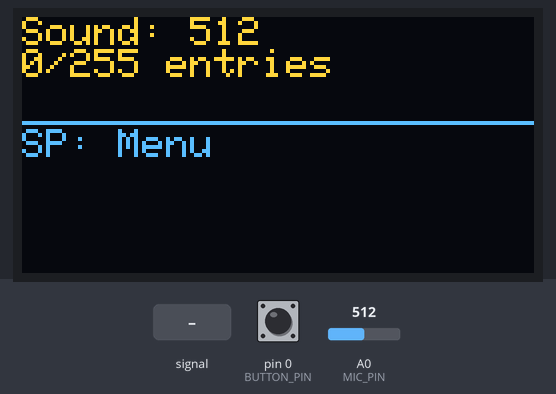
A sketch run on a simulated Arduino Uno, built for the host (arithmetic inside an expression is 32-bit, double 64-bit). Parts: 128×64 one-colour display. Inputs (shaded band) come from the test bench; at power-on: pin 0 (BUTTON_PIN) HIGH, A0 (MIC_PIN) = 512. The OLED is the two-colour kind (top 16 rows yellow); EEPROM starts erased; what the sketch prints to the serial monitor is not drawn.

Above: at 2.2 s.
2.3 s: pin 0 (BUTTON_PIN) pulled LOW for 0.15 s
At 2.9 s:
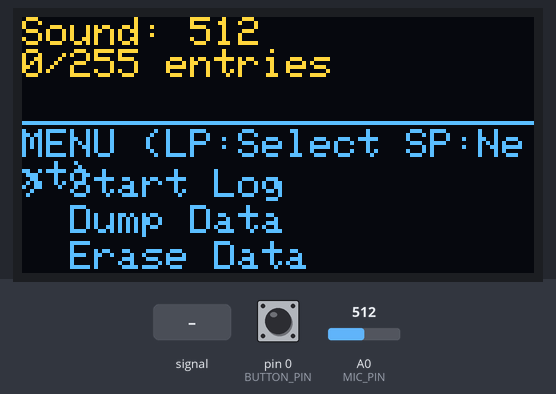
4.0 s: A0 (MIC_PIN) fed a 200 Hz sine of ±81 counts around its level
At 4.21 s:
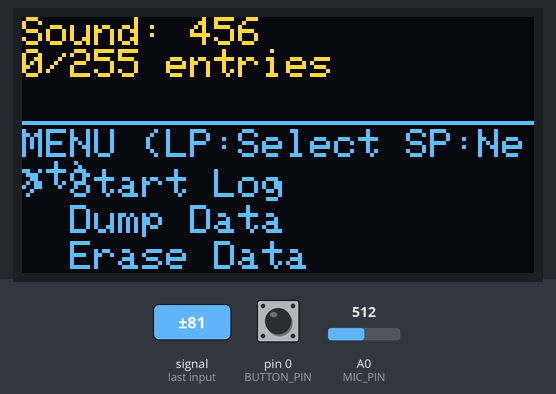
6.5 s: pin 0 (BUTTON_PIN) pulled LOW for 3.2 s
At 10.01 s:
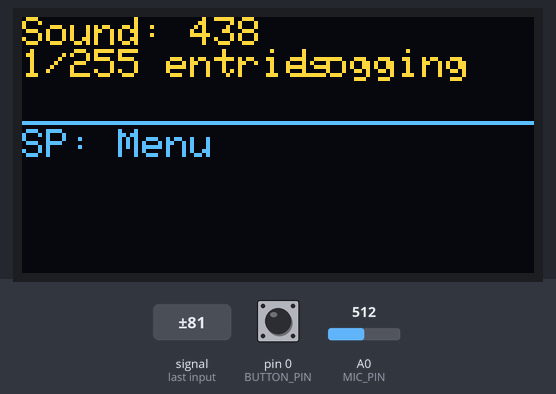
10.3 s: A0 (MIC_PIN) set to 716
At 11.3 s:
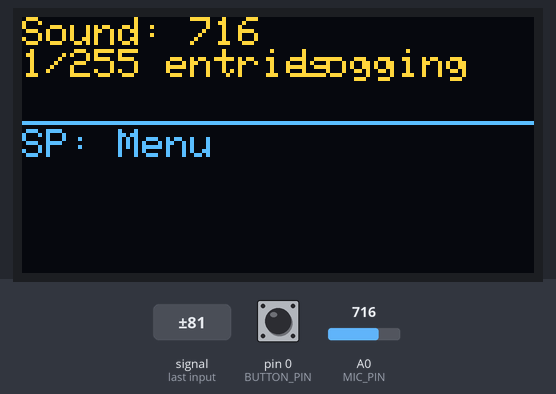
13.3 s: A0 (MIC_PIN) fed a 1000 Hz sine of ±255 counts around its level
At 13.49 s:
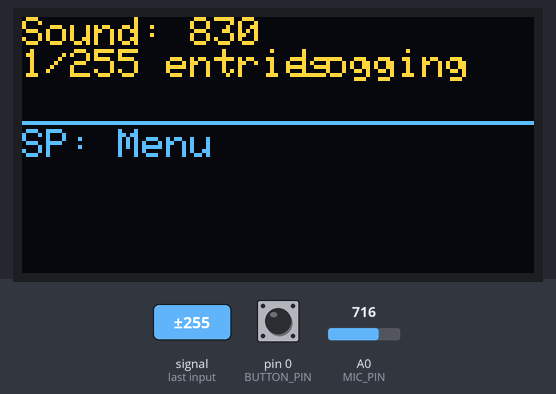
14.8 s: A0 (MIC_PIN) set to 900
At 15.4 s:
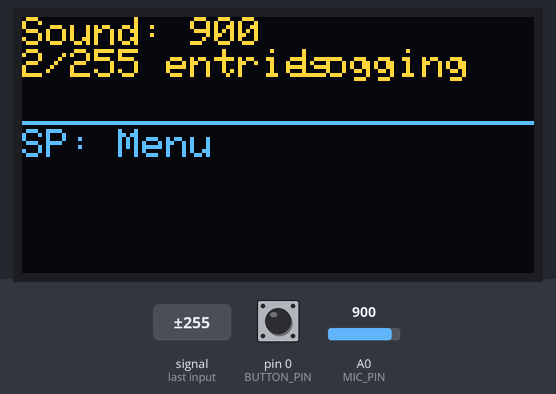
Timing chart, 0 to 17.8 s (numbered marks = the images above; inputs shaded):
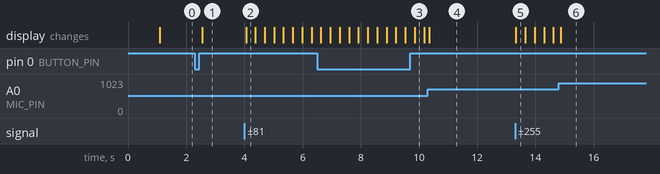

The sketch:

SoundLevelLogger.ino
```cpp
#include <Wire.h>
#include <Adafruit_GFX.h>
#include <Adafruit_SSD1306.h>
#include <EEPROM.h>

// OLED Display Configuration
#define SCREEN_WIDTH 128
#define SCREEN_HEIGHT 64
#define OLED_RESET    -1 // Reset pin # (or -1 if sharing Arduino reset pin)
#define SCREEN_ADDRESS 0x3C // Common I2C address for 128x64 OLED
Adafruit_SSD1306 display(SCREEN_WIDTH, SCREEN_HEIGHT, &Wire, OLED_RESET);

// Hardware Pins
#define BUTTON_PIN 0   // Built-in IO0 button (GPIO 0)
#define MIC_PIN A0     // Analog pin for KY-037 AO

// EEPROM Configuration
#define EEPROM_SIZE 512 // Total EEPROM size to use (bytes). ESP8266 can go up to 4096.
// Store numEntries (uint16_t = 2 bytes) at the beginning of EEPROM.
#define ADDR_NUM_ENTRIES 0
#define DATA_START_ADDR 2
struct LogEntry {
  uint16_t soundLevel; // Raw ADC value (0-1023)
};
const int MAX_ENTRIES = (EEPROM_SIZE - DATA_START_ADDR) / sizeof(LogEntry);

// Operational Modes
enum Mode {
  DISPLAY_LIVE,
  LOGGING_ACTIVE,
  MENU_SELECT,
  DATA_DUMPING,
  ERASE_CONFIRM
};
Mode currentMode = DISPLAY_LIVE;
int menuOption = 0; // 0: Start/Stop Log, 1: Dump Data, 2: Erase Data
const char* menuItems[] = {"Log ON/OFF", "Dump Data", "Erase Data"};

// Logging Variables
uint16_t numEntries = 0;
bool eepromFull = false;
unsigned long lastLogTime = 0;
const unsigned long LOG_INTERVAL = 5000; // Log every 5 seconds

// Button Handling Variables
bool buttonState = HIGH;
bool lastButtonState = HIGH;
unsigned long lastDebounceTime = 0;
unsigned long debounceDelay = 50;
unsigned long buttonPressTime = 0;
bool shortPressFlag = false;
bool longPressFlag = false;
const unsigned long LONG_PRESS_DURATION = 1500; // 1.5 seconds

void setup() {
  Serial.begin(115200);
  Serial.println("\nSound Level Logger Initializing...");

  Wire.begin(); // SDA:D2(GPIO4), SCL:D1(GPIO5) for ESP8266
  if(!display.begin(SSD1306_SWITCHCAPVCC, SCREEN_ADDRESS)) {
    Serial.println(F("SSD1306 allocation failed"));
    for(;;); // Loop forever
  }
  display.clearDisplay();
  display.setTextColor(SSD1306_WHITE);
  display.setTextSize(1);
  display.setCursor(0,0);
  display.println("Sound Logger Booting...");
  display.display();
  delay(1000);

  pinMode(BUTTON_PIN, INPUT_PULLUP);
  pinMode(MIC_PIN, INPUT);

  EEPROM.begin(EEPROM_SIZE);
  EEPROM.get(ADDR_NUM_ENTRIES, numEntries);
  if (numEntries > MAX_ENTRIES || numEntries < 0) { // Basic sanity check
    Serial.println("Invalid numEntries found in EEPROM, resetting.");
    numEntries = 0;
    EEPROM.put(ADDR_NUM_ENTRIES, numEntries);
    EEPROM.commit();
  }
  eepromFull = (numEntries >= MAX_ENTRIES);
  Serial.print("Initialized. Max Entries: "); Serial.println(MAX_ENTRIES);
  Serial.print("Current Entries: "); Serial.println(numEntries);
}

void loop() {
  handleButton();
  processMode();
  updateOledDisplay();

  // Reset press flags after one loop iteration
  shortPressFlag = false;
  longPressFlag = false;
  delay(10); // Small delay
}

void handleButton() {
  int reading = digitalRead(BUTTON_PIN);
  if (reading != lastButtonState) {
    lastDebounceTime = millis();
  }

  if ((millis() - lastDebounceTime) > debounceDelay) {
    if (reading != buttonState) {
      buttonState = reading;
      if (buttonState == LOW) { // Button pressed
        buttonPressTime = millis();
      } else { // Button released
        if (millis() - buttonPressTime >= LONG_PRESS_DURATION) {
          longPressFlag = true;
          Serial.println("Long Press");
        } else {
          shortPressFlag = true;
          Serial.println("Short Press");
        }
      }
    }
  }
  lastButtonState = reading;
}

void processMode() {
  switch (currentMode) {
    case DISPLAY_LIVE:
      if (shortPressFlag) currentMode = MENU_SELECT;
      break;

    case LOGGING_ACTIVE:
      if (shortPressFlag) currentMode = MENU_SELECT;
      logData();
      break;

    case MENU_SELECT:
      if (shortPressFlag) {
        menuOption = (menuOption + 1) % 3; // Cycle through 3 menu items
      }
      if (longPressFlag) {
        executeMenuOption();
      }
      break;

    case DATA_DUMPING:
      dumpDataToSerial();
      currentMode = DISPLAY_LIVE; // Auto-return after dump
      break;

    case ERASE_CONFIRM:
      if (shortPressFlag) currentMode = MENU_SELECT; // Cancel
      if (longPressFlag) { // Confirm erase
        eraseAllData();
        currentMode = DISPLAY_LIVE;
      }
      break;
  }
}

void executeMenuOption() {
  switch (menuOption) {
    case 0: // Log ON/OFF
      if (currentMode == LOGGING_ACTIVE || eepromFull) { // If logging or full, stop/attempt stop
        currentMode = DISPLAY_LIVE;
        Serial.println("Logging Stopped.");
      } else { // If not logging and not full, start
        currentMode = LOGGING_ACTIVE;
        Serial.println("Logging Started.");
      }
      break;
    case 1: // Dump Data
      currentMode = DATA_DUMPING;
      break;
    case 2: // Erase Data
      currentMode = ERASE_CONFIRM;
      break;
  }
}

void logData() {
  if (eepromFull) {
    currentMode = DISPLAY_LIVE; // Stop logging if somehow re-entered while full
    return;
  }
  if (millis() - lastLogTime >= LOG_INTERVAL) {
    lastLogTime = millis();
    if (numEntries < MAX_ENTRIES) {
      LogEntry newEntry;
      newEntry.soundLevel = analogRead(MIC_PIN);

      unsigned int entryAddress = DATA_START_ADDR + (numEntries * sizeof(LogEntry));
      EEPROM.put(entryAddress, newEntry);
      numEntries++;
      EEPROM.put(ADDR_NUM_ENTRIES, numEntries);

      if (!EEPROM.commit()) {
        Serial.println("EEPROM commit failed");
      } else {
        Serial.print("Logged entry "); Serial.print(numEntries);
        Serial.print(": "); Serial.println(newEntry.soundLevel);
      }

      if (numEntries >= MAX_ENTRIES) {
        eepromFull = true;
        currentMode = DISPLAY_LIVE; // Automatically stop logging
        Serial.println("EEPROM Full. Logging stopped.");
      }
    }
  }
}

void dumpDataToSerial() {
  Serial.println("\n--- Logged Data ---");
  Serial.println("Index,SoundLevel");
  for (uint16_t i = 0; i < numEntries; i++) {
    LogEntry entry;
    unsigned int entryAddress = DATA_START_ADDR + (i * sizeof(LogEntry));
    EEPROM.get(entryAddress, entry);
    Serial.print(i);
    Serial.print(",");
    Serial.println(entry.soundLevel);
    display.clearDisplay();
    display.setCursor(0,0);
    display.setTextSize(1);
    display.println("Dumping to Serial...");
    display.print(i + 1); display.print("/"); display.println(numEntries);
    display.display();
    delay(10); // Slow down dump slightly for display update
  }
  Serial.println("--- End of Data ---");
}

void eraseAllData() {
  numEntries = 0;
  EEPROM.put(ADDR_NUM_ENTRIES, numEntries);
  // Optional: clear all data bytes, but just updating numEntries is usually enough
  // for (int i = DATA_START_ADDR; i < EEPROM_SIZE; i++) { EEPROM.write(i, 0); }
  if (EEPROM.commit()) {
    Serial.println("EEPROM data erased.");
  } else {
    Serial.println("EEPROM erase commit failed.");
  }
  eepromFull = false;
}

void updateOledDisplay() {
  display.clearDisplay();
  display.setTextSize(1);
  display.setCursor(0, 0);

  if (currentMode == DATA_DUMPING) { // Special display handled in dumpDataToSerial
      return;
  }

  // Line 1: Current Sound Level
  display.print("Sound: ");
  display.println(analogRead(MIC_PIN));

  // Line 2: EEPROM Status
  display.print(numEntries);
  display.print("/");
  display.print(MAX_ENTRIES);
  display.print(" entries");
  if (eepromFull) {
    display.setCursor(0, 18); // Approx next line for status
    display.println("EEPROM FULL!");
  } else if (currentMode == LOGGING_ACTIVE) {
    display.setCursor(70, 8); // Position next to entries count
    display.println("Logging");
  }

  display.setCursor(0, 28); // Approx line 4
  display.drawLine(0, 26, SCREEN_WIDTH, 26, SSD1306_WHITE);

  switch (currentMode) {
    case DISPLAY_LIVE:
    case LOGGING_ACTIVE: // Also shows this instruction
      display.println("SP: Menu");
      break;
    case MENU_SELECT:
      display.println("MENU (LP:Select SP:Next)");
      for (int i = 0; i < 3; i++) {
        display.setCursor(0, 38 + (i * 9));
        if (i == menuOption) display.print("> "); else display.print("  ");

        if (i == 0) { // Special handling for Log ON/OFF text
            if (numEntries < MAX_ENTRIES && currentMode != LOGGING_ACTIVE) display.print("Start Log");
            else display.print("Stop Log");
        } else {
            display.print(menuItems[i]);
        }
      }
      break;
    case ERASE_CONFIRM:
      display.println("ERASE ALL DATA?");
      display.setCursor(0, 40);
      display.println("LP: YES (Confirm)");
      display.setCursor(0, 50);
      display.println("SP: NO (Cancel)");
      break;
    default:
      display.println("Unknown Mode");
  }
  display.display();
}
```

Measured:
- after the input at 2.3 s, the display: changes after 0.25 s (image 1)
- after the input at 4.0 s, the display: changes after 0.05 s (image 2)
- after the input at 13.3 s, the display: changes at once (image 5)
